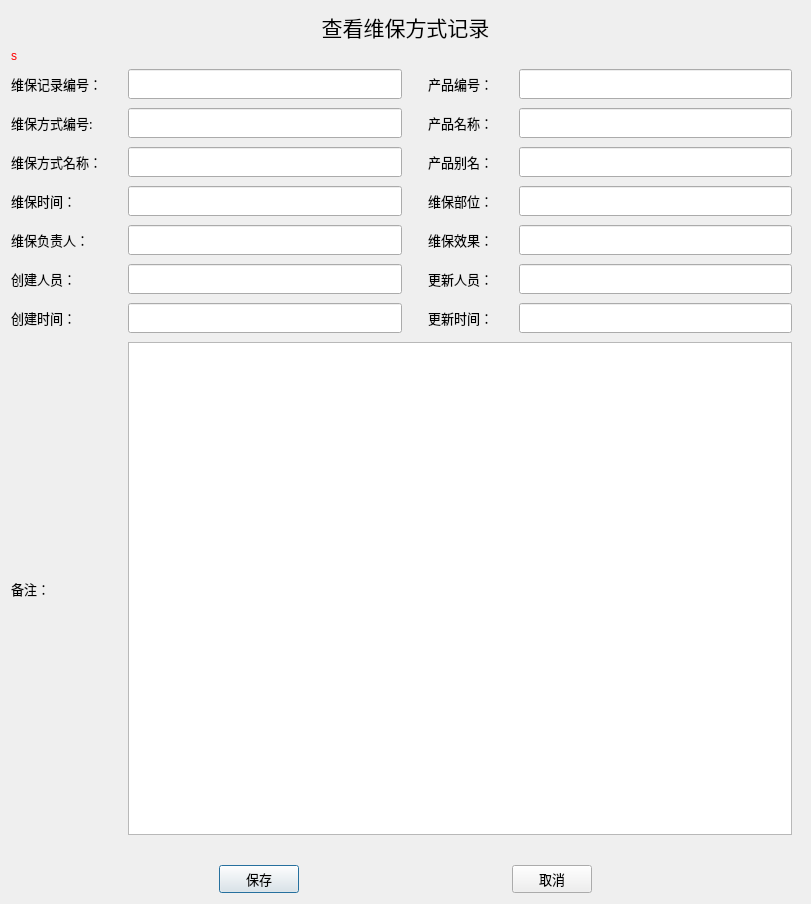
<?xml version="1.0" encoding="UTF-8"?>
<ui version="4.0">
 <class>Dialog</class>
 <widget class="QDialog" name="Dialog">
  <property name="geometry">
   <rect>
    <x>0</x>
    <y>0</y>
    <width>811</width>
    <height>904</height>
   </rect>
  </property>
  <property name="windowTitle">
   <string>Dialog</string>
  </property>
  <layout class="QVBoxLayout" name="verticalLayout">
   <item>
    <widget class="QLabel" name="label">
     <property name="font">
      <font>
       <family>微软雅黑 Light</family>
       <pointsize>16</pointsize>
      </font>
     </property>
     <property name="text">
      <string>查看维保方式记录</string>
     </property>
     <property name="alignment">
      <set>Qt::AlignCenter</set>
     </property>
    </widget>
   </item>
   <item>
    <widget class="QLabel" name="errorMessage">
     <property name="styleSheet">
      <string notr="true">color: rgb(255, 0, 0);</string>
     </property>
     <property name="text">
      <string>s</string>
     </property>
    </widget>
   </item>
   <item>
    <layout class="QGridLayout" name="gridLayout" rowminimumheight="30,30,30,30,30,30,30,0">
     <property name="rightMargin">
      <number>8</number>
     </property>
     <property name="bottomMargin">
      <number>24</number>
     </property>
     <property name="horizontalSpacing">
      <number>26</number>
     </property>
     <property name="verticalSpacing">
      <number>9</number>
     </property>
     <item row="3" column="0">
      <widget class="QLabel" name="Label_2">
       <property name="font">
        <font>
         <family>微软雅黑 Light</family>
         <pointsize>10</pointsize>
        </font>
       </property>
       <property name="text">
        <string>维保时间：</string>
       </property>
      </widget>
     </item>
     <item row="5" column="3">
      <widget class="QLineEdit" name="updateName">
       <property name="sizePolicy">
        <sizepolicy hsizetype="Expanding" vsizetype="Minimum">
         <horstretch>0</horstretch>
         <verstretch>0</verstretch>
        </sizepolicy>
       </property>
      </widget>
     </item>
     <item row="5" column="1">
      <widget class="QLineEdit" name="creator">
       <property name="sizePolicy">
        <sizepolicy hsizetype="Expanding" vsizetype="Minimum">
         <horstretch>0</horstretch>
         <verstretch>0</verstretch>
        </sizepolicy>
       </property>
      </widget>
     </item>
     <item row="2" column="2">
      <widget class="QLabel" name="label_5">
       <property name="font">
        <font>
         <family>微软雅黑 Light</family>
         <pointsize>10</pointsize>
        </font>
       </property>
       <property name="text">
        <string>产品别名：</string>
       </property>
       <property name="alignment">
        <set>Qt::AlignRight|Qt::AlignTrailing|Qt::AlignVCenter</set>
       </property>
      </widget>
     </item>
     <item row="6" column="2">
      <widget class="QLabel" name="Label_11">
       <property name="font">
        <font>
         <family>微软雅黑 Light</family>
         <pointsize>10</pointsize>
        </font>
       </property>
       <property name="text">
        <string>更新时间：</string>
       </property>
       <property name="alignment">
        <set>Qt::AlignRight|Qt::AlignTrailing|Qt::AlignVCenter</set>
       </property>
      </widget>
     </item>
     <item row="4" column="0">
      <widget class="QLabel" name="Label_4">
       <property name="font">
        <font>
         <family>微软雅黑 Light</family>
         <pointsize>10</pointsize>
        </font>
       </property>
       <property name="text">
        <string>维保负责人：</string>
       </property>
      </widget>
     </item>
     <item row="2" column="1">
      <widget class="QLineEdit" name="mrName">
       <property name="sizePolicy">
        <sizepolicy hsizetype="Expanding" vsizetype="Minimum">
         <horstretch>0</horstretch>
         <verstretch>0</verstretch>
        </sizepolicy>
       </property>
      </widget>
     </item>
     <item row="5" column="2">
      <widget class="QLabel" name="Label_10">
       <property name="font">
        <font>
         <family>微软雅黑 Light</family>
         <pointsize>10</pointsize>
        </font>
       </property>
       <property name="text">
        <string>更新人员：</string>
       </property>
       <property name="alignment">
        <set>Qt::AlignRight|Qt::AlignTrailing|Qt::AlignVCenter</set>
       </property>
      </widget>
     </item>
     <item row="1" column="0">
      <widget class="QLabel" name="label_2">
       <property name="font">
        <font>
         <family>微软雅黑 Light</family>
         <pointsize>10</pointsize>
        </font>
       </property>
       <property name="text">
        <string>维保方式编号:</string>
       </property>
      </widget>
     </item>
     <item row="2" column="0">
      <widget class="QLabel" name="productModelIDLabel">
       <property name="font">
        <font>
         <family>微软雅黑 Light</family>
         <pointsize>10</pointsize>
        </font>
       </property>
       <property name="text">
        <string>维保方式名称：</string>
       </property>
      </widget>
     </item>
     <item row="0" column="0">
      <widget class="QLabel" name="Label">
       <property name="font">
        <font>
         <family>微软雅黑 Light</family>
         <pointsize>10</pointsize>
        </font>
       </property>
       <property name="text">
        <string>维保记录编号：</string>
       </property>
      </widget>
     </item>
     <item row="1" column="2">
      <widget class="QLabel" name="label_3">
       <property name="font">
        <font>
         <family>微软雅黑 Light</family>
         <pointsize>10</pointsize>
        </font>
       </property>
       <property name="text">
        <string>产品名称：</string>
       </property>
       <property name="alignment">
        <set>Qt::AlignRight|Qt::AlignTrailing|Qt::AlignVCenter</set>
       </property>
      </widget>
     </item>
     <item row="4" column="3">
      <widget class="QLineEdit" name="mrResult">
       <property name="sizePolicy">
        <sizepolicy hsizetype="Expanding" vsizetype="Minimum">
         <horstretch>0</horstretch>
         <verstretch>0</verstretch>
        </sizepolicy>
       </property>
      </widget>
     </item>
     <item row="3" column="1">
      <widget class="QLineEdit" name="mrTime">
       <property name="sizePolicy">
        <sizepolicy hsizetype="Expanding" vsizetype="Minimum">
         <horstretch>0</horstretch>
         <verstretch>0</verstretch>
        </sizepolicy>
       </property>
      </widget>
     </item>
     <item row="5" column="0">
      <widget class="QLabel" name="Label_7">
       <property name="font">
        <font>
         <family>微软雅黑 Light</family>
         <pointsize>10</pointsize>
        </font>
       </property>
       <property name="text">
        <string>创建人员：</string>
       </property>
      </widget>
     </item>
     <item row="6" column="0">
      <widget class="QLabel" name="Label_9">
       <property name="font">
        <font>
         <family>微软雅黑 Light</family>
         <pointsize>10</pointsize>
        </font>
       </property>
       <property name="text">
        <string>创建时间：</string>
       </property>
      </widget>
     </item>
     <item row="3" column="2">
      <widget class="QLabel" name="Label_3">
       <property name="font">
        <font>
         <family>微软雅黑 Light</family>
         <pointsize>10</pointsize>
        </font>
       </property>
       <property name="text">
        <string>维保部位：</string>
       </property>
       <property name="alignment">
        <set>Qt::AlignRight|Qt::AlignTrailing|Qt::AlignVCenter</set>
       </property>
       <property name="margin">
        <number>0</number>
       </property>
      </widget>
     </item>
     <item row="6" column="1">
      <widget class="QLineEdit" name="createTime">
       <property name="sizePolicy">
        <sizepolicy hsizetype="Expanding" vsizetype="Minimum">
         <horstretch>0</horstretch>
         <verstretch>0</verstretch>
        </sizepolicy>
       </property>
      </widget>
     </item>
     <item row="6" column="3">
      <widget class="QLineEdit" name="updateTime">
       <property name="sizePolicy">
        <sizepolicy hsizetype="Expanding" vsizetype="Minimum">
         <horstretch>0</horstretch>
         <verstretch>0</verstretch>
        </sizepolicy>
       </property>
      </widget>
     </item>
     <item row="7" column="0">
      <widget class="QLabel" name="remarkLabel">
       <property name="font">
        <font>
         <family>微软雅黑 Light</family>
         <pointsize>10</pointsize>
        </font>
       </property>
       <property name="text">
        <string>备注：</string>
       </property>
      </widget>
     </item>
     <item row="0" column="1">
      <widget class="QLineEdit" name="mrID">
       <property name="sizePolicy">
        <sizepolicy hsizetype="Expanding" vsizetype="Minimum">
         <horstretch>0</horstretch>
         <verstretch>0</verstretch>
        </sizepolicy>
       </property>
       <property name="text">
        <string/>
       </property>
      </widget>
     </item>
     <item row="1" column="3">
      <widget class="QLineEdit" name="productName">
       <property name="sizePolicy">
        <sizepolicy hsizetype="Expanding" vsizetype="Minimum">
         <horstretch>0</horstretch>
         <verstretch>0</verstretch>
        </sizepolicy>
       </property>
      </widget>
     </item>
     <item row="2" column="3">
      <widget class="QLineEdit" name="productNO">
       <property name="sizePolicy">
        <sizepolicy hsizetype="Expanding" vsizetype="Minimum">
         <horstretch>0</horstretch>
         <verstretch>0</verstretch>
        </sizepolicy>
       </property>
      </widget>
     </item>
     <item row="7" column="1" colspan="3">
      <widget class="QTextEdit" name="remark"/>
     </item>
     <item row="0" column="2">
      <widget class="QLabel" name="label_4">
       <property name="font">
        <font>
         <family>微软雅黑 Light</family>
         <pointsize>10</pointsize>
        </font>
       </property>
       <property name="text">
        <string>产品编号：</string>
       </property>
       <property name="alignment">
        <set>Qt::AlignRight|Qt::AlignTrailing|Qt::AlignVCenter</set>
       </property>
      </widget>
     </item>
     <item row="4" column="2">
      <widget class="QLabel" name="Label_6">
       <property name="font">
        <font>
         <family>微软雅黑 Light</family>
         <pointsize>10</pointsize>
        </font>
       </property>
       <property name="text">
        <string>维保效果：</string>
       </property>
       <property name="alignment">
        <set>Qt::AlignRight|Qt::AlignTrailing|Qt::AlignVCenter</set>
       </property>
      </widget>
     </item>
     <item row="3" column="3">
      <widget class="QLineEdit" name="mrPart">
       <property name="sizePolicy">
        <sizepolicy hsizetype="Expanding" vsizetype="Minimum">
         <horstretch>0</horstretch>
         <verstretch>0</verstretch>
        </sizepolicy>
       </property>
      </widget>
     </item>
     <item row="4" column="1">
      <widget class="QLineEdit" name="mrLead">
       <property name="sizePolicy">
        <sizepolicy hsizetype="Expanding" vsizetype="Minimum">
         <horstretch>0</horstretch>
         <verstretch>0</verstretch>
        </sizepolicy>
       </property>
      </widget>
     </item>
     <item row="1" column="1">
      <widget class="QLineEdit" name="mwID">
       <property name="sizePolicy">
        <sizepolicy hsizetype="Expanding" vsizetype="Minimum">
         <horstretch>0</horstretch>
         <verstretch>0</verstretch>
        </sizepolicy>
       </property>
      </widget>
     </item>
     <item row="0" column="3">
      <widget class="QLineEdit" name="productID">
       <property name="sizePolicy">
        <sizepolicy hsizetype="Expanding" vsizetype="Minimum">
         <horstretch>0</horstretch>
         <verstretch>0</verstretch>
        </sizepolicy>
       </property>
      </widget>
     </item>
    </layout>
   </item>
   <item>
    <layout class="QHBoxLayout" name="horizontalLayout">
     <item>
      <spacer name="horizontalSpacer">
       <property name="orientation">
        <enum>Qt::Horizontal</enum>
       </property>
       <property name="sizeHint" stdset="0">
        <size>
         <width>40</width>
         <height>20</height>
        </size>
       </property>
      </spacer>
     </item>
     <item>
      <widget class="QPushButton" name="conserveButton">
       <property name="font">
        <font>
         <family>微软雅黑 Light</family>
         <pointsize>10</pointsize>
        </font>
       </property>
       <property name="text">
        <string>保存</string>
       </property>
      </widget>
     </item>
     <item>
      <spacer name="horizontalSpacer_2">
       <property name="orientation">
        <enum>Qt::Horizontal</enum>
       </property>
       <property name="sizeHint" stdset="0">
        <size>
         <width>40</width>
         <height>20</height>
        </size>
       </property>
      </spacer>
     </item>
     <item>
      <widget class="QPushButton" name="cancelButton">
       <property name="font">
        <font>
         <family>微软雅黑 Light</family>
         <pointsize>10</pointsize>
        </font>
       </property>
       <property name="text">
        <string>取消</string>
       </property>
      </widget>
     </item>
     <item>
      <spacer name="horizontalSpacer_3">
       <property name="orientation">
        <enum>Qt::Horizontal</enum>
       </property>
       <property name="sizeHint" stdset="0">
        <size>
         <width>40</width>
         <height>20</height>
        </size>
       </property>
      </spacer>
     </item>
    </layout>
   </item>
  </layout>
 </widget>
 <resources/>
 <connections/>
</ui>
